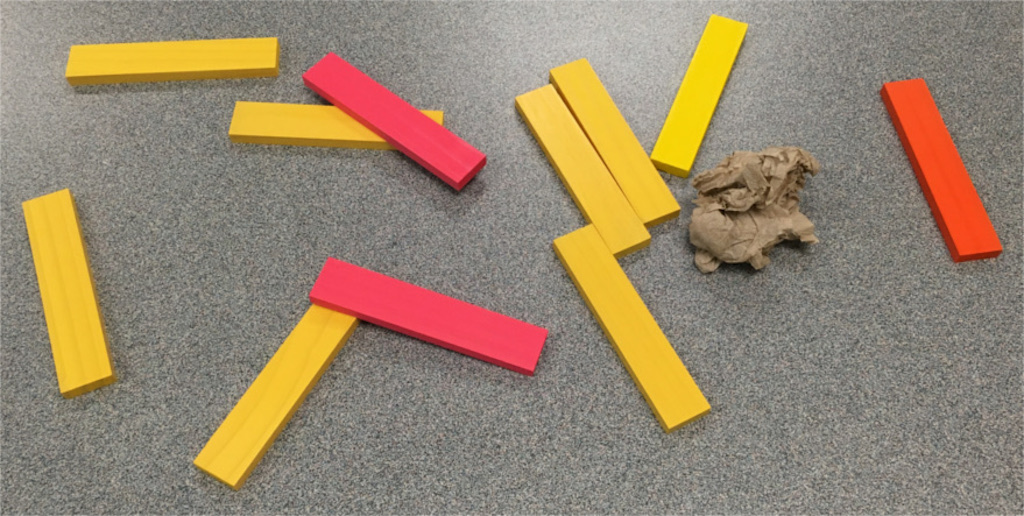
//> input picture Computer Vision - Guess block 3D location/planks1ss.jpg, 1024 x 516 px
$ ./lsd-lines   (built with g++ and OpenCV 4)
//> lines starting //> are read from the running program, lines starting //| are printed output that depends on the picture
#include "opencv2/imgproc.hpp"
#include "opencv2/imgcodecs.hpp"
#include "opencv2/highgui.hpp"
#include <iostream>

using namespace std;
using namespace cv;

int main(int argc, char** argv)
{
  const char* filename = argc >=2 ? argv[1] : "planks1ss.jpg";

  // Get an image
  Mat src = imread( filename );
//> src is the input picture: 516 rows x 1024 cols, CV_8UC3; mean B, G, R 110.5, 134.5, 152.3
  // Check if image is loaded fine
  if( src.empty() )
    {
      printf(" Error opening image\n");
      printf(" Program Arguments: [image_name]\n");
      return -1;
    }

  bool useRefine = false;
  bool useCanny = false;
  bool overlay = false;

  Mat image = imread(filename, IMREAD_GRAYSCALE);
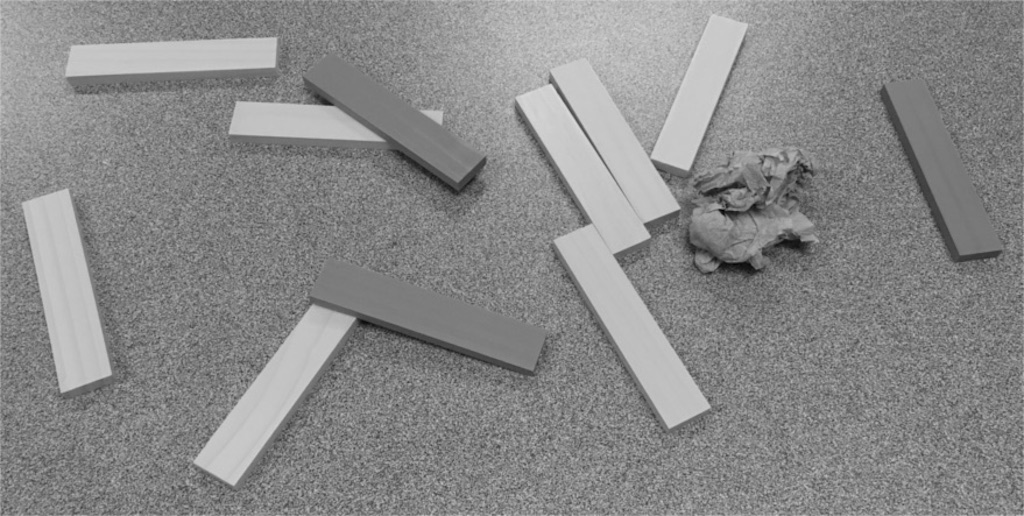
//> image: 516 rows x 1024 cols, CV_8UC1; min 0, max 222, mean 137.1

  if( image.empty() )
    {
        cout << "Unable to load " << filename;
        return 1;
    }

  imshow("Source Image", image);

  if (useCanny)
    {
        Canny(image, image, 50, 200, 3); // Apply Canny edge detector
    }

  // Create and LSD detector with standard or no refinement.
  Ptr<LineSegmentDetector> ls = useRefine ? createLineSegmentDetector(LSD_REFINE_STD) : createLineSegmentDetector(LSD_REFINE_NONE);

  double start = double(getTickCount());
  vector<Vec4f> lines_std;

  // Detect the lines
  ls->detect(image, lines_std);
//> lines_std = 233 items, first 8: [335.6, 105.3, 236.9, 100.6], [710.6, 208.4, 724.4, 208.2], [636.1, 215.3, 551.8, 84.43], [724.3, 216.9, 717.4, 210.1], [680.6, 208, 587.6, 60.96], [745.6, 187.9, 728.1, 188.4], [643.4, 222.7, 680.2, 208.3], [688.9, 169.2, 747.4, 25.31]

  double duration_ms = (double(getTickCount()) - start) * 1000 / getTickFrequency();
  std::cout << "It took " << duration_ms << " ms." << std::endl;

  // Show found lines
  if (!overlay || useCanny)
    {
      image = Scalar(0, 0, 0);
    }

  ls->drawSegments(image, lines_std);
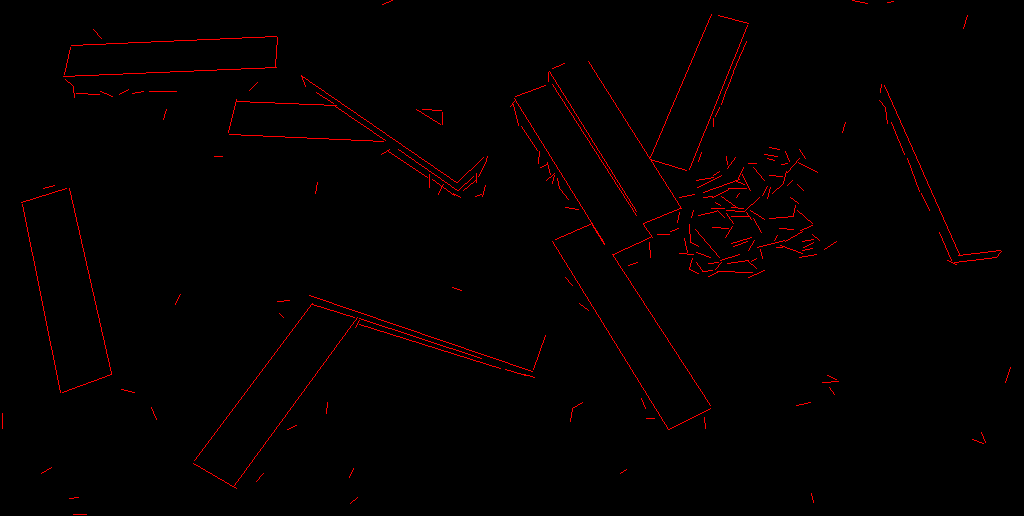
//> image: 516 rows x 1024 cols, CV_8UC3; mean B, G, R 0, 0, 3.3

  String window_name = useRefine ? "Result - standard refinement" : "Result - no refinement";
  window_name += useCanny ? " - Canny edge detector used" : "";

  imshow(window_name, image);

  waitKey();
  return 0;
}
